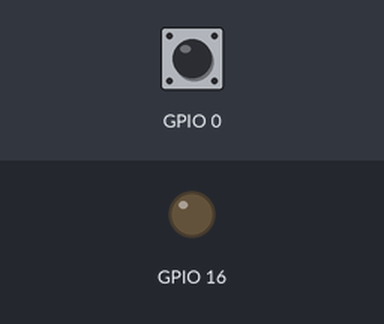
The sketch below on a simulated ESP8266 (NodeMCU). Shown: output pins drawn as LEDs (lit = HIGH). The test bench sets the inputs (shaded band); at power-on: GPIO 0 HIGH.

Above: at 1.2 s.
1.3 s: GPIO 0 pulsed LOW 2 times (0.12 s each, 0.3 s apart)
At 3.0 s:
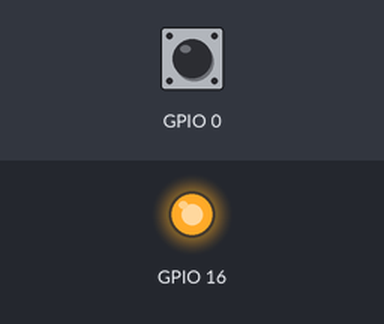
Timing chart, 0 to 4.5 s (numbered marks = the images above; inputs shaded):
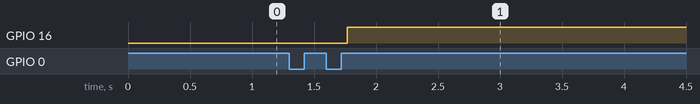

The sketch:

bt_1.ino
```cpp
#include <ESP8266WiFi.h>
byte dem = 0;
void setup() {
  pinMode(0, INPUT);
  pinMode(16, OUTPUT);
}
void loop() {
  if(digitalRead(0)==0)
  {
    delay(50);
    while(digitalRead(0)==0);
    delay(50);
    dem=dem+1;
    if(dem%2==0)
    {
      if(digitalRead(16)==0) digitalWrite(16,HIGH);
      else digitalWrite(16,LOW);
      dem=0;
    }
  }

}
```

Measured:
- after the input at 1.3 s, GPIO 16: LOW → HIGH after 0.47 s
